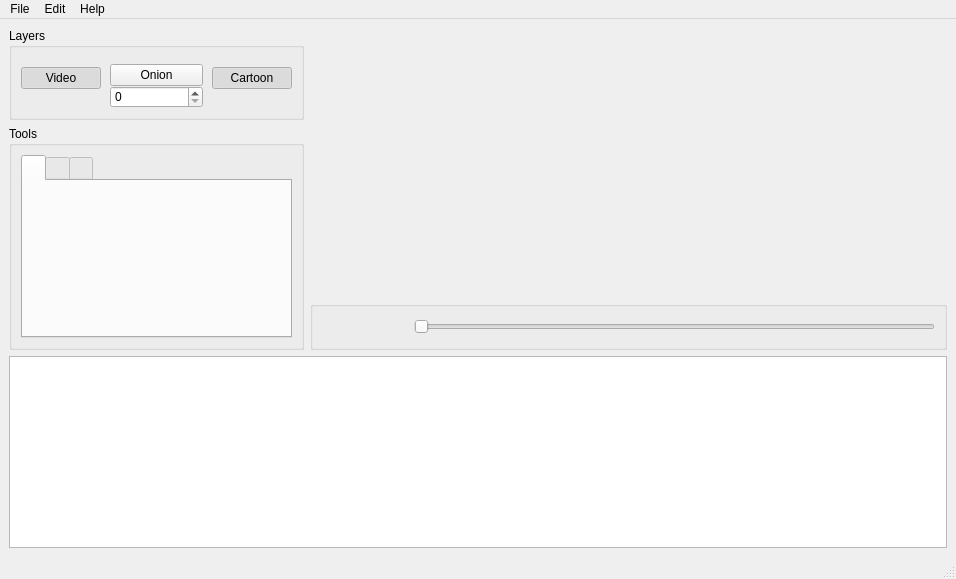
<?xml version="1.0" encoding="UTF-8"?>
<ui version="4.0">
 <class>Editor</class>
 <widget class="QMainWindow" name="Editor">
  <property name="geometry">
   <rect>
    <x>0</x>
    <y>0</y>
    <width>956</width>
    <height>579</height>
   </rect>
  </property>
  <property name="windowTitle">
   <string>Cartoonerie</string>
  </property>
  <widget class="QWidget" name="centralwidget">
   <layout class="QVBoxLayout" name="verticalLayout_2">
    <item>
     <layout class="QHBoxLayout" name="horizontalLayout">
      <item>
       <layout class="QVBoxLayout" name="Tools_bar">
        <property name="sizeConstraint">
         <enum>QLayout::SetMinimumSize</enum>
        </property>
        <item>
         <widget class="QGroupBox" name="Layers">
          <property name="sizePolicy">
           <sizepolicy hsizetype="Preferred" vsizetype="Minimum">
            <horstretch>0</horstretch>
            <verstretch>0</verstretch>
           </sizepolicy>
          </property>
          <property name="title">
           <string>Layers</string>
          </property>
          <property name="alignment">
           <set>Qt::AlignLeading|Qt::AlignLeft|Qt::AlignTop</set>
          </property>
          <layout class="QHBoxLayout" name="horizontalLayout_2">
           <property name="spacing">
            <number>0</number>
           </property>
           <property name="topMargin">
            <number>0</number>
           </property>
           <item>
            <widget class="QPushButton" name="Video">
             <property name="sizePolicy">
              <sizepolicy hsizetype="Minimum" vsizetype="Maximum">
               <horstretch>0</horstretch>
               <verstretch>0</verstretch>
              </sizepolicy>
             </property>
             <property name="text">
              <string>Video</string>
             </property>
             <property name="checkable">
              <bool>true</bool>
             </property>
             <property name="checked">
              <bool>true</bool>
             </property>
             <property name="autoDefault">
              <bool>false</bool>
             </property>
             <property name="default">
              <bool>false</bool>
             </property>
             <property name="flat">
              <bool>false</bool>
             </property>
            </widget>
           </item>
           <item>
            <widget class="QWidget" name="widget" native="true">
             <property name="sizePolicy">
              <sizepolicy hsizetype="Minimum" vsizetype="Maximum">
               <horstretch>0</horstretch>
               <verstretch>0</verstretch>
              </sizepolicy>
             </property>
             <property name="minimumSize">
              <size>
               <width>111</width>
               <height>60</height>
              </size>
             </property>
             <property name="maximumSize">
              <size>
               <width>111</width>
               <height>95</height>
              </size>
             </property>
             <layout class="QVBoxLayout" name="verticalLayout">
              <property name="spacing">
               <number>0</number>
              </property>
              <property name="sizeConstraint">
               <enum>QLayout::SetDefaultConstraint</enum>
              </property>
              <property name="leftMargin">
               <number>9</number>
              </property>
              <property name="topMargin">
               <number>16</number>
              </property>
              <property name="rightMargin">
               <number>9</number>
              </property>
              <property name="bottomMargin">
               <number>0</number>
              </property>
              <item>
               <widget class="QPushButton" name="Onion">
                <property name="sizePolicy">
                 <sizepolicy hsizetype="Minimum" vsizetype="Maximum">
                  <horstretch>0</horstretch>
                  <verstretch>0</verstretch>
                 </sizepolicy>
                </property>
                <property name="text">
                 <string>Onion</string>
                </property>
                <property name="checkable">
                 <bool>true</bool>
                </property>
               </widget>
              </item>
              <item>
               <widget class="QSpinBox" name="spinBox">
                <property name="sizePolicy">
                 <sizepolicy hsizetype="Minimum" vsizetype="Maximum">
                  <horstretch>0</horstretch>
                  <verstretch>0</verstretch>
                 </sizepolicy>
                </property>
                <property name="frame">
                 <bool>true</bool>
                </property>
                <property name="alignment">
                 <set>Qt::AlignLeading|Qt::AlignLeft|Qt::AlignTop</set>
                </property>
               </widget>
              </item>
             </layout>
            </widget>
           </item>
           <item>
            <widget class="QPushButton" name="Cartoon">
             <property name="sizePolicy">
              <sizepolicy hsizetype="Minimum" vsizetype="Maximum">
               <horstretch>0</horstretch>
               <verstretch>0</verstretch>
              </sizepolicy>
             </property>
             <property name="text">
              <string>Cartoon</string>
             </property>
             <property name="checkable">
              <bool>true</bool>
             </property>
             <property name="checked">
              <bool>true</bool>
             </property>
             <property name="autoDefault">
              <bool>false</bool>
             </property>
             <property name="default">
              <bool>false</bool>
             </property>
            </widget>
           </item>
          </layout>
          <zorder>Cartoon</zorder>
          <zorder>Video</zorder>
          <zorder>widget</zorder>
         </widget>
        </item>
        <item>
         <widget class="QGroupBox" name="Tools">
          <property name="sizePolicy">
           <sizepolicy hsizetype="Preferred" vsizetype="Minimum">
            <horstretch>0</horstretch>
            <verstretch>0</verstretch>
           </sizepolicy>
          </property>
          <property name="autoFillBackground">
           <bool>false</bool>
          </property>
          <property name="title">
           <string>Tools</string>
          </property>
          <property name="flat">
           <bool>false</bool>
          </property>
          <property name="checkable">
           <bool>false</bool>
          </property>
          <layout class="QVBoxLayout" name="verticalLayout_3">
           <item>
            <widget class="QTabWidget" name="tools">
             <property name="sizePolicy">
              <sizepolicy hsizetype="Minimum" vsizetype="Expanding">
               <horstretch>0</horstretch>
               <verstretch>0</verstretch>
              </sizepolicy>
             </property>
             <property name="currentIndex">
              <number>0</number>
             </property>
             <widget class="QWidget" name="pen">
              <attribute name="icon">
               <iconset resource="resources.qrc">
                <normaloff>:/images/tool-pencil.png</normaloff>:/images/tool-pencil.png</iconset>
              </attribute>
              <attribute name="title">
               <string/>
              </attribute>
              <layout class="QVBoxLayout" name="verticalLayout_5">
               <item>
                <widget class="PenSizePicker" name="penSize" native="true"/>
               </item>
               <item>
                <widget class="ColorPicker" name="penColor" native="true"/>
               </item>
               <item>
                <spacer name="verticalSpacer_3">
                 <property name="orientation">
                  <enum>Qt::Vertical</enum>
                 </property>
                 <property name="sizeHint" stdset="0">
                  <size>
                   <width>20</width>
                   <height>40</height>
                  </size>
                 </property>
                </spacer>
               </item>
              </layout>
             </widget>
             <widget class="QWidget" name="trait">
              <attribute name="icon">
               <iconset resource="resources.qrc">
                <normaloff>:/images/tool-line.png</normaloff>:/images/tool-line.png</iconset>
              </attribute>
              <attribute name="title">
               <string/>
              </attribute>
              <layout class="QVBoxLayout" name="verticalLayout_7">
               <item>
                <widget class="PenSizePicker" name="traitSize" native="true"/>
               </item>
               <item>
                <widget class="ColorPicker" name="traitColor" native="true"/>
               </item>
               <item>
                <spacer name="verticalSpacer_2">
                 <property name="orientation">
                  <enum>Qt::Vertical</enum>
                 </property>
                 <property name="sizeHint" stdset="0">
                  <size>
                   <width>20</width>
                   <height>40</height>
                  </size>
                 </property>
                </spacer>
               </item>
              </layout>
             </widget>
             <widget class="QWidget" name="eraser">
              <attribute name="icon">
               <iconset resource="resources.qrc">
                <normaloff>:/images/tool-eraser.png</normaloff>:/images/tool-eraser.png</iconset>
              </attribute>
              <attribute name="title">
               <string/>
              </attribute>
              <layout class="QVBoxLayout" name="verticalLayout_4">
               <item>
                <widget class="PenSizePicker" name="eraserSize" native="true"/>
               </item>
               <item>
                <spacer name="verticalSpacer">
                 <property name="orientation">
                  <enum>Qt::Vertical</enum>
                 </property>
                 <property name="sizeHint" stdset="0">
                  <size>
                   <width>20</width>
                   <height>40</height>
                  </size>
                 </property>
                </spacer>
               </item>
              </layout>
             </widget>
            </widget>
           </item>
          </layout>
         </widget>
        </item>
       </layout>
      </item>
      <item>
       <layout class="QVBoxLayout" name="Workspace">
        <item>
         <widget class="StackWidget" name="stackzone" native="true"/>
        </item>
        <item>
         <widget class="QGroupBox" name="Video_player">
          <property name="sizePolicy">
           <sizepolicy hsizetype="Minimum" vsizetype="Maximum">
            <horstretch>0</horstretch>
            <verstretch>0</verstretch>
           </sizepolicy>
          </property>
          <layout class="QHBoxLayout" name="horizontalLayout_3">
           <property name="sizeConstraint">
            <enum>QLayout::SetDefaultConstraint</enum>
           </property>
           <item>
            <widget class="QPushButton" name="Play">
             <property name="sizePolicy">
              <sizepolicy hsizetype="Minimum" vsizetype="Fixed">
               <horstretch>0</horstretch>
               <verstretch>0</verstretch>
              </sizepolicy>
             </property>
             <property name="contextMenuPolicy">
              <enum>Qt::DefaultContextMenu</enum>
             </property>
             <property name="acceptDrops">
              <bool>false</bool>
             </property>
             <property name="layoutDirection">
              <enum>Qt::LeftToRight</enum>
             </property>
             <property name="text">
              <string/>
             </property>
             <property name="icon">
              <iconset resource="resources.qrc">
               <normaloff>:/images/play.png</normaloff>:/images/play.png</iconset>
             </property>
             <property name="iconSize">
              <size>
               <width>24</width>
               <height>24</height>
              </size>
             </property>
             <property name="autoDefault">
              <bool>false</bool>
             </property>
             <property name="default">
              <bool>false</bool>
             </property>
             <property name="flat">
              <bool>true</bool>
             </property>
            </widget>
           </item>
           <item>
            <widget class="QPushButton" name="Stop">
             <property name="sizePolicy">
              <sizepolicy hsizetype="Minimum" vsizetype="Fixed">
               <horstretch>0</horstretch>
               <verstretch>0</verstretch>
              </sizepolicy>
             </property>
             <property name="text">
              <string/>
             </property>
             <property name="icon">
              <iconset resource="resources.qrc">
               <normaloff>:/images/stop.png</normaloff>:/images/stop.png</iconset>
             </property>
             <property name="iconSize">
              <size>
               <width>24</width>
               <height>24</height>
              </size>
             </property>
             <property name="flat">
              <bool>true</bool>
             </property>
            </widget>
           </item>
           <item>
            <widget class="QSlider" name="Slider">
             <property name="orientation">
              <enum>Qt::Horizontal</enum>
             </property>
            </widget>
           </item>
          </layout>
         </widget>
        </item>
       </layout>
      </item>
     </layout>
    </item>
    <item>
     <widget class="QListWidget" name="thumbnailsList">
      <property name="sizePolicy">
       <sizepolicy hsizetype="Expanding" vsizetype="Minimum">
        <horstretch>0</horstretch>
        <verstretch>0</verstretch>
       </sizepolicy>
      </property>
     </widget>
    </item>
   </layout>
  </widget>
  <widget class="QMenuBar" name="menubar">
   <property name="geometry">
    <rect>
     <x>0</x>
     <y>0</y>
     <width>956</width>
     <height>22</height>
    </rect>
   </property>
   <property name="defaultUp">
    <bool>false</bool>
   </property>
   <property name="nativeMenuBar">
    <bool>true</bool>
   </property>
   <widget class="QMenu" name="menuFile">
    <property name="title">
     <string>File</string>
    </property>
    <addaction name="actionNew_Project"/>
    <addaction name="actionOpen_Project"/>
    <addaction name="actionExport"/>
    <addaction name="actionClose_Project"/>
    <addaction name="actionExit"/>
   </widget>
   <widget class="QMenu" name="menuEdit">
    <property name="title">
     <string>Edit</string>
    </property>
    <addaction name="actionUndo"/>
    <addaction name="actionRedo"/>
    <addaction name="separator"/>
    <addaction name="actionCut"/>
    <addaction name="actionCopy"/>
    <addaction name="actionPaste"/>
   </widget>
   <widget class="QMenu" name="menuHekp">
    <property name="title">
     <string>Help</string>
    </property>
    <addaction name="actionFAQ"/>
    <addaction name="actionAbout"/>
   </widget>
   <addaction name="menuFile"/>
   <addaction name="menuEdit"/>
   <addaction name="menuHekp"/>
  </widget>
  <widget class="QStatusBar" name="statusbar"/>
  <action name="actionNew_Project">
   <property name="text">
    <string>&amp;New Project</string>
   </property>
   <property name="shortcut">
    <string>Ctrl+N</string>
   </property>
  </action>
  <action name="actionOpen_Project">
   <property name="text">
    <string>&amp;Open Project</string>
   </property>
   <property name="shortcut">
    <string>Ctrl+O</string>
   </property>
  </action>
  <action name="actionClose_Project">
   <property name="text">
    <string>Close Project</string>
   </property>
   <property name="shortcut">
    <string>Ctrl+Q</string>
   </property>
  </action>
  <action name="actionExit">
   <property name="text">
    <string>Exit</string>
   </property>
  </action>
  <action name="actionFAQ">
   <property name="text">
    <string>FAQ</string>
   </property>
  </action>
  <action name="actionAbout">
   <property name="text">
    <string>About...</string>
   </property>
  </action>
  <action name="actionUndo">
   <property name="text">
    <string>Undo</string>
   </property>
   <property name="shortcut">
    <string>Ctrl+Z</string>
   </property>
  </action>
  <action name="actionRedo">
   <property name="text">
    <string>Redo</string>
   </property>
   <property name="shortcut">
    <string>Ctrl+Shift+Z</string>
   </property>
  </action>
  <action name="actionCut">
   <property name="text">
    <string>Cut</string>
   </property>
   <property name="shortcut">
    <string>Ctrl+X</string>
   </property>
  </action>
  <action name="actionCopy">
   <property name="text">
    <string>&amp;Copy</string>
   </property>
   <property name="shortcut">
    <string>Ctrl+C</string>
   </property>
  </action>
  <action name="actionPaste">
   <property name="text">
    <string>Paste</string>
   </property>
   <property name="shortcut">
    <string>Ctrl+V</string>
   </property>
  </action>
  <action name="actionExport">
   <property name="text">
    <string>&amp;Export</string>
   </property>
   <property name="shortcut">
    <string>Ctrl+E</string>
   </property>
  </action>
 </widget>
 <customwidgets>
  <customwidget>
   <class>StackWidget</class>
   <extends>QWidget</extends>
   <header>stackwidget.h</header>
   <container>1</container>
  </customwidget>
  <customwidget>
   <class>ColorPicker</class>
   <extends>QWidget</extends>
   <header>colorpicker.h</header>
   <container>1</container>
  </customwidget>
  <customwidget>
   <class>PenSizePicker</class>
   <extends>QWidget</extends>
   <header>pensizepicker.h</header>
   <container>1</container>
  </customwidget>
 </customwidgets>
 <resources>
  <include location="resources.qrc"/>
 </resources>
 <connections/>
</ui>
